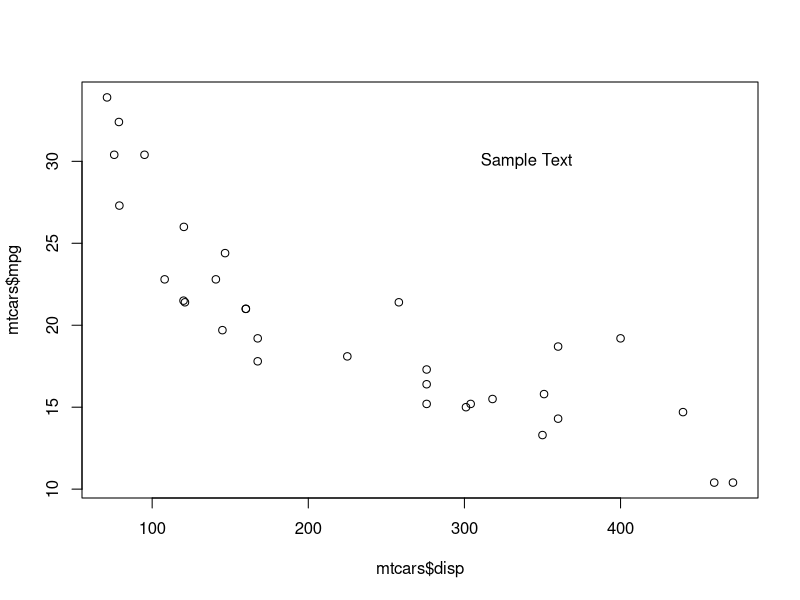
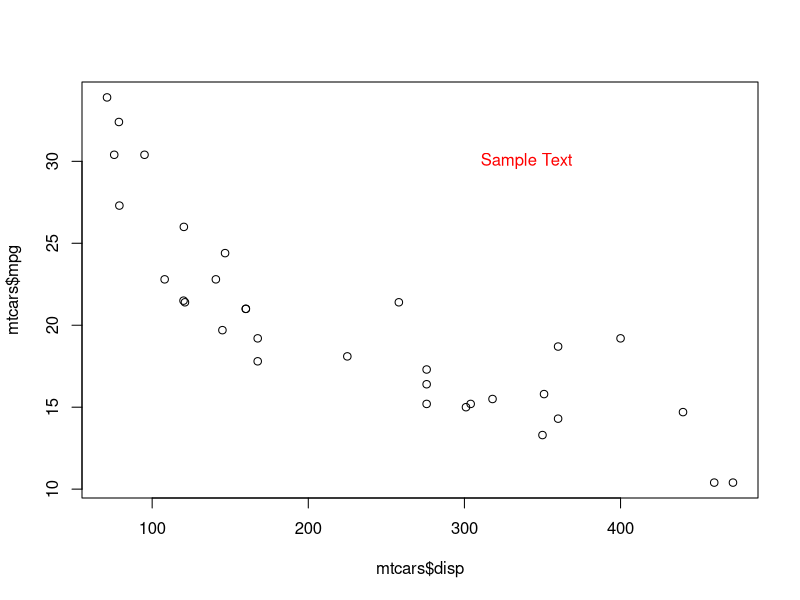
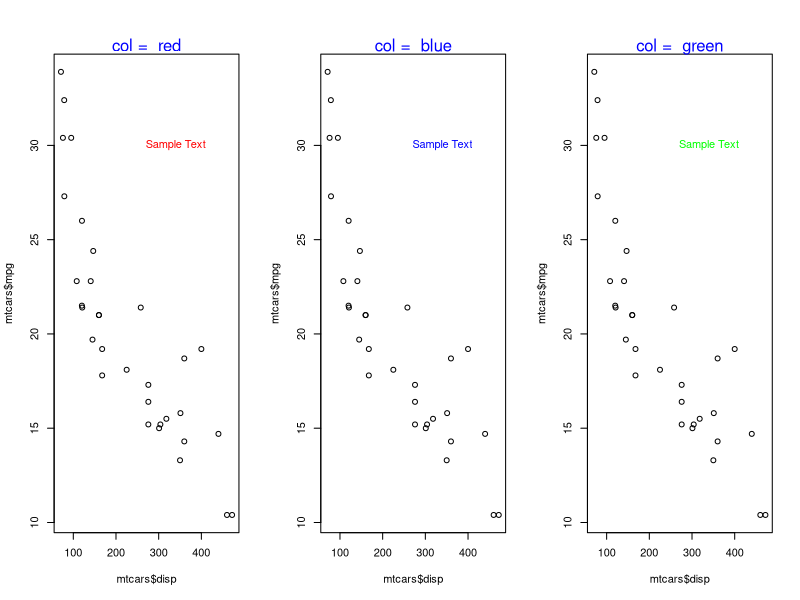
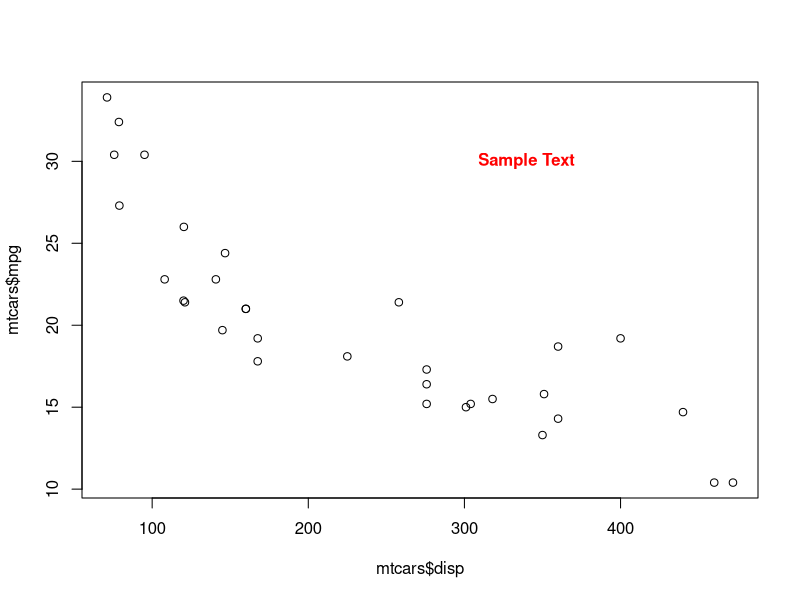
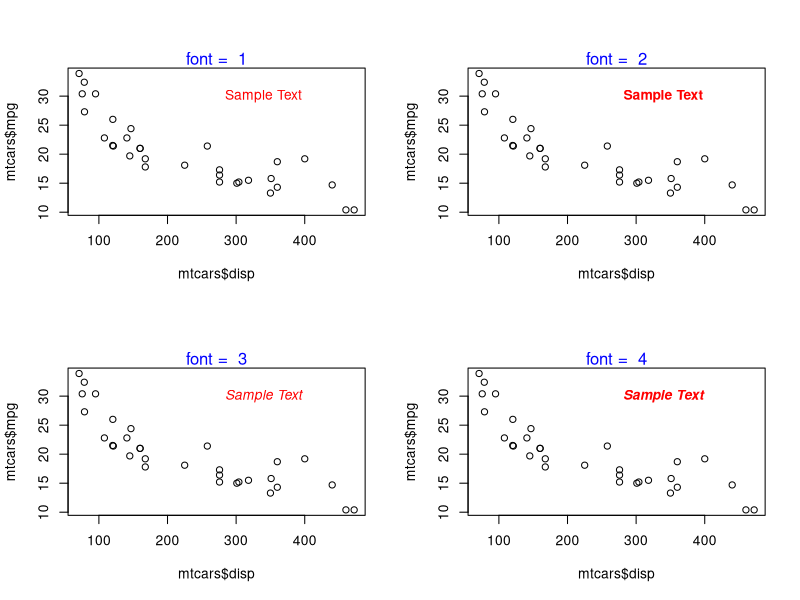
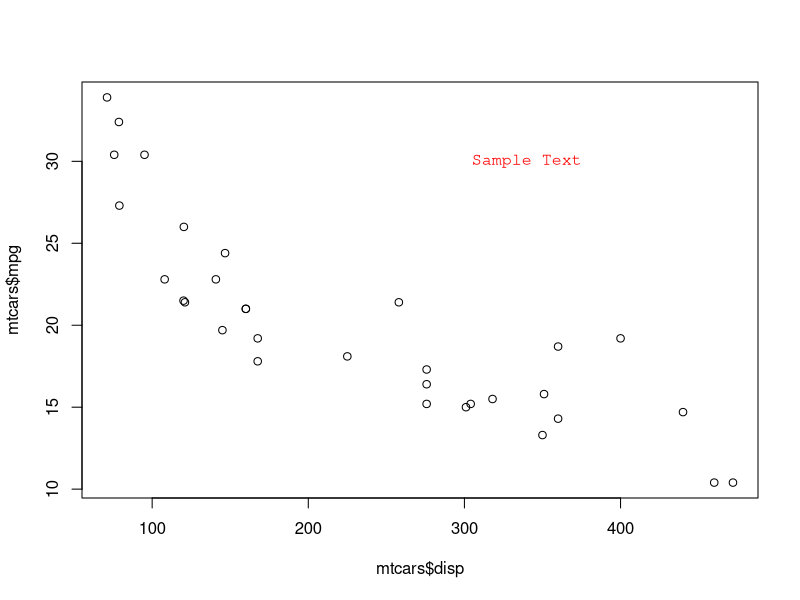
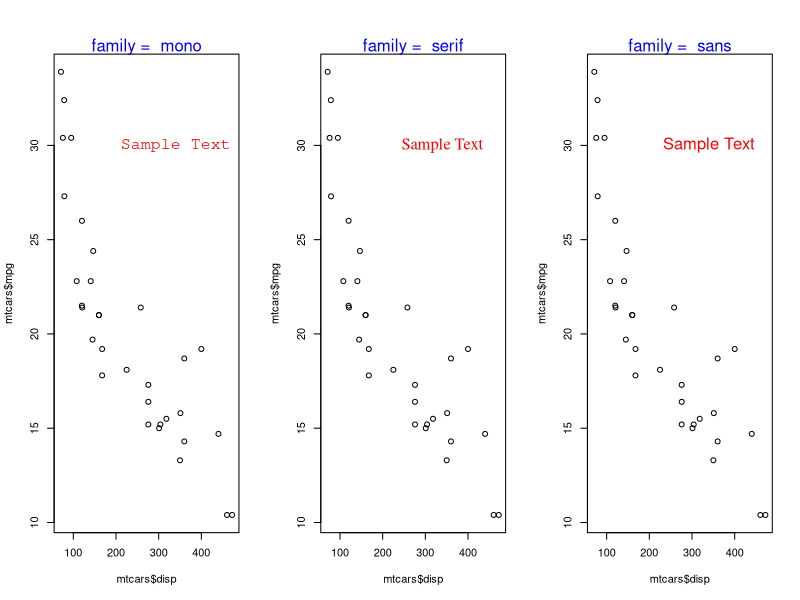
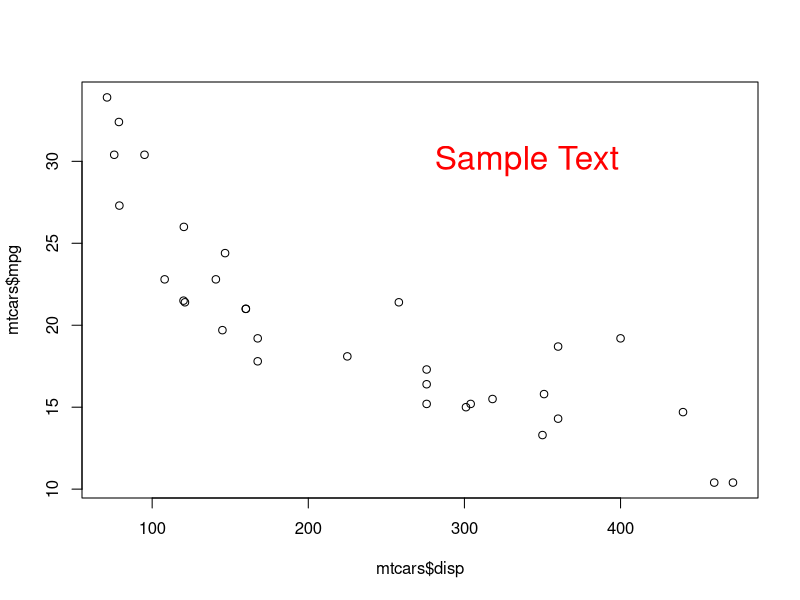

The R source for these figures, in order:
## ---- chunk 1
plot(mtcars$disp, mtcars$mpg)
text(x = 340, y = 30, labels = 'Sample Text')
## ---- chunk 2
plot(mtcars$disp, mtcars$mpg)
text(x = 340, y = 30, labels = 'Sample Text', col = 'red')
## ---- chunk 3
init <- par(no.readonly = TRUE)
par(mfrow = c(1, 3))
values <- c('red', 'blue', 'green')
for (i in values) {
  plot(mtcars$disp, mtcars$mpg)
  text(x = 340, y = 30, labels = 'Sample Text', col = i)
  mtext(paste("col = ", i), side = 3, col = "blue")
}
par(init)
## ---- chunk 4
plot(mtcars$disp, mtcars$mpg)
text(x = 340, y = 30, labels = 'Sample Text', col = 'red', font = 2)
## ---- chunk 5
init <- par(no.readonly = TRUE)
par(mfrow = c(2, 2))
values <- c(1, 2, 3, 4)
for (i in values) {
  plot(mtcars$disp, mtcars$mpg)
  text(x = 340, y = 30, labels = 'Sample Text', col = 'red', font = i)
  mtext(paste("font = ", i), side = 3, col = "blue")
}
par(init)
## ---- chunk 6
plot(mtcars$disp, mtcars$mpg)
text(x = 340, y = 30, labels = 'Sample Text', col = 'red', family = 'mono')
## ---- chunk 7
init <- par(no.readonly = TRUE)
par(mfrow = c(1, 3))
values <- c('mono', 'serif', 'sans')
for (i in values) {
  plot(mtcars$disp, mtcars$mpg)
  text(x = 340, y = 30, labels = 'Sample Text', col = 'red', cex = 1.5, family = i)
  mtext(paste("family = ", i), side = 3, col = "blue")
}
par(init)
## ---- chunk 8
plot(mtcars$disp, mtcars$mpg)
text(x = 340, y = 30, labels = 'Sample Text', col = 'red', cex = 2)
## ---- chunk 9
init <- par(no.readonly = TRUE)
par(mfrow = c(1, 3))
values <- c(0.5, 1, 1.5)
for (i in values) {
  plot(mtcars$disp, mtcars$mpg)
  text(x = 340, y = 30, labels = 'Sample Text', col = 'red', cex = i)
  mtext(paste("cex = ", i), side = 3, col = "blue")
}
par(init)
## ---- chunk 10
plot(mtcars$disp, mtcars$mpg)
mtext('Sample Text')
## ---- chunk 11
plot(mtcars$disp, mtcars$mpg)
mtext('Sample Text', side = 1)
## ---- chunk 12
init <- par(no.readonly = TRUE)
par(mfrow = c(2, 2))
values <- c(1, 2, 3, 4)
for (i in values) {
  plot(mtcars$disp, mtcars$mpg)
  mtext('Sample Text', side = i)
  mtext(paste("side = ", i), side = 3, col = "blue", adj = 1)
}
par(init)
## ---- chunk 13
plot(mtcars$disp, mtcars$mpg)
mtext('Sample Text', line = 1)
## ---- chunk 14
plot(mtcars$disp, mtcars$mpg)
mtext('Sample Text', line = -1)
## ---- chunk 15
init <- par(no.readonly = TRUE)
par(mfrow = c(2, 3))
values <- c(-0.5, -1, -1.5, 0.5, 1, 1.5)
for (i in values) {
  plot(mtcars$disp, mtcars$mpg)
  mtext('Sample Text', line = i)
  mtext(paste("line = ", i), side = 3, col = "blue", adj = 1)
}
par(init)
## ---- chunk 16
plot(mtcars$disp, mtcars$mpg)
mtext('Sample Text', adj = 0)
## ---- chunk 17
plot(mtcars$disp, mtcars$mpg)
mtext('Sample Text', adj = 1)
## ---- chunk 18
init <- par(no.readonly = TRUE)
par(mfrow = c(2, 3))
values <- c(0, 0.2, 0.4, 0.6, 0.8, 1)
for (i in values) {
  plot(mtcars$disp, mtcars$mpg)
  mtext('Sample Text', adj = i)
  mtext(paste("adj = ", i), side = 3, col = "blue", line = -2)
}
par(init)
## ---- chunk 19
init <- par(no.readonly = TRUE)
par(mfrow = c(2, 2))
values <- c(1, 2, 3, 4)
for (i in values) {
  plot(mtcars$disp, mtcars$mpg)
  text(x = 340, y = 30, labels = 'Sample Text', pos = i)
  mtext(paste("pos = ", i), side = 3, col = "blue")
}
par(init)
## ---- chunk 20
plot(mtcars$disp, mtcars$mpg)
text(x = 340, y = 30, labels = 'Sample Text', pos = 3, offset = 1.5)
## ---- chunk 21
init <- par(no.readonly = TRUE)
par(mfrow = c(1, 2))
values <- c(0, 1)
for (i in values) {
  plot(mtcars$disp, mtcars$mpg)
  mtext('Sample Text', side = 3, padj = i)
  mtext(paste("padj = ", i), side = 3, col = "blue", line = -2)
}
par(init)
## ---- chunk 22
init <- par(no.readonly = TRUE)
par(oma = c(0, 0, 3, 0))
plot(mtcars$disp, mtcars$mpg)
mtext('Outer Margin Text', outer = TRUE)
par(init)
## ---- chunk 23
plot(mtcars$disp, mtcars$mpg)
mtext('Sample Text', side = 1, at = 200)
